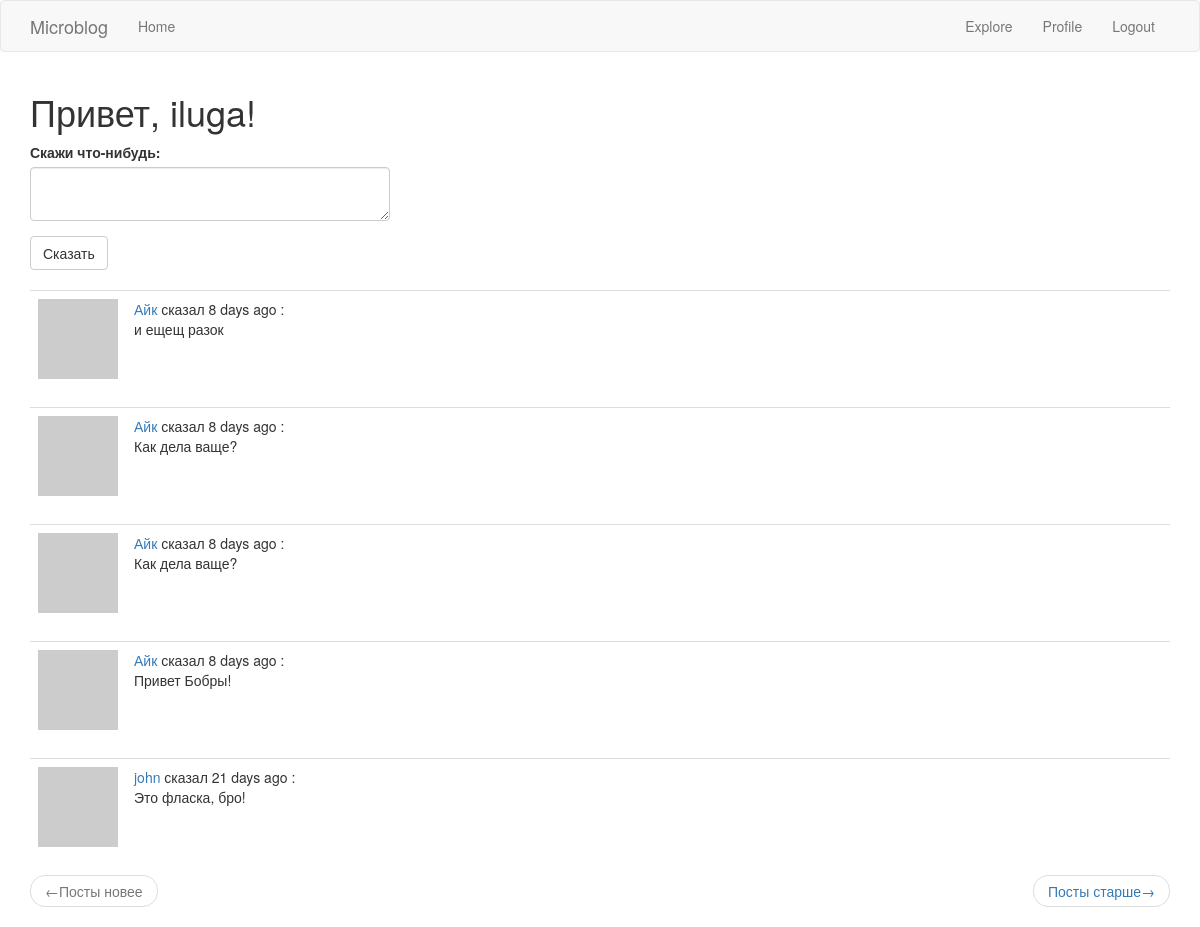
The page /index (signed in) on the database its author committed.
### app/models.py (models this page shows, shortened)
class User(UserMixin, db.Model):
    id = db.Column(db.Integer, primary_key=True)
    username = db.Column(db.String(64), index=True, unique=True)
    email = db.Column(db.String(120), index=True, unique=True)
    password_hash = db.Column(db.String(128))
    posts = db.relationship('Post', backref='author', lazy='dynamic')
    about_me = db.Column(db.String(140))
    last_seen = db.Column(db.DateTime, default=datetime.utcnow)
    followed = db.relationship(
        'User', secondary = followers,
        primaryjoin = (followers.c.follower_id == id),
        secondaryjoin = (followers.c.followed_id == id),
        backref = db.backref('followers', lazy='dynamic'), lazy='dynamic')
    def avatar(self, size):
        digest = md5(self.email.lower().encode('utf-8')).hexdigest()
        return 'https://www.gravatar.com/avatar/{}?d=identicon&s={}'.format(digest, size)
    def followed_posts(self):
        return Post.query.join(
            followers, (followers.c.followed_id == Post.user_id)).filter(
            followers.c.follower_id == self.id).order_by(
            Post.timestamp.desc())

class Post(db.Model):
    id = db.Column(db.Integer, primary_key=True)
    body = db.Column(db.String(140))
    timestamp = db.Column(db.DateTime, index=True, default=datetime.utcnow)
    user_id = db.Column(db.Integer, db.ForeignKey('user.id'))

### app/routes.py (the view)
@app.route('/', methods=['GET', 'POST'])
@app.route('/index', methods=['GET', 'POST'])
@login_required
def index():
    page = request.args.get('page', 1, type=int)
    posts = current_user.followed_posts().paginate(page, app.config['POSTS_PER_PAGE'], False)
    next_url = url_for('index', page=posts.next_num) if posts.has_next else None
    prev_url = url_for('index', page=posts.prev_num) if posts.has_prev else None
    form = PostForm()
    if form.validate_on_submit():
        post = Post(body=form.post.data, author=current_user)
        db.session.add(post)
        db.session.commit()
        flash('Ваш пост опубликован')
        return redirect(url_for('index',))
    return render_template('index.html', title='Home', form=form, posts=posts.items,
                           next_url=next_url, prev_url=prev_url)

### app/forms.py
class PostForm(FlaskForm):
    post = TextAreaField('Скажи что-нибудь:', validators=[DataRequired(), Length(min=1, max=140)])
    submit = SubmitField('Сказать')

### app/models.py (called while the page is built)
@login.user_loader
def load_user(id):
    return User.query.get(int(id))

### app/routes.py (called while the page is built)
@app.before_request
def before_request():
    if current_user.is_authenticated:
        current_user.last_seen = datetime.utcnow()
        db.session.commit()

### app/templates/index.html
{% extends 'base.html' %}
{% import 'bootstrap/wtf.html' as wtf %}
{% block app_content %}
    <h1>Привет, {{ current_user.username }}!</h1>
    {% if form %}
        <div class="row">
            <div class="col-md-4">
                {{ wtf.quick_form(form) }}<br>
            </div>
        </div>
    {% endif %}
    {% for post in posts %}
       {% include '_post.html' %}
    {% endfor %}
    <nav aria-label="...">
        <ul class="pager">
            <li class="previous {% if not prev_url %} disabled {% endif %}">
                <a href="{{ prev_url or '#' }}">
                    <span aria-hidden="true">&larr;</span>Посты новее
                </a>
            </li>
            <li class="next{% if not next_url %} disabled {% endif %}">
                <a href="{{ next_url or '#' }}">
                    <span aria-hidden="true">Посты старше</span>&rarr;
                </a>
            </li>
        </ul>
    </nav>
{% endblock %}

### app/templates/base.html (shortened to what this page needs)
{% extends 'bootstrap/base.html' %}
    {% block styles %}
        {{ super() }}
    {% endblock %}
{% block navbar %}
    <nav class="navbar navbar-default">
        <div class="container">
            <div class="navbar-header">
                <a class="navbar-brand" href="{{ url_for('index') }}">Microblog</a>
            </div>
            <div class="collapse navbar-collapse" id="bs-example-navbar-collapse-1">
                <ul class="nav navbar-nav">
                    <li><a href="{{ url_for('index') }}">Home</a></li>
                </ul>
                <ul class="nav navbar-nav navbar-right">
                    {% if current_user.is_anonymous %}
                        <li><a href="{{ url_for('login') }}">Login</a></li>
                    {% else %}
                        <li><a href="{{ url_for('explore') }}">Explore</a></li>
                        <li><a href="{{ url_for('user', username=current_user.username) }}">Profile</a></li>
                    <li><a href="{{ url_for('logout') }}">Logout</a></li>
                    {% endif %}
                </ul>
            </div>
        </div>
    </nav>
{% endblock %}
{% block content %}
    <div class="container">
        {% block app_content %}{% endblock %}
    </div>
{% endblock %}

### app/templates/_post.html
<table class="table table-hover">
    <tr>
        <td width="70px">
            <a href="{{ url_for('user', username=post.author.username) }}">
            <img src="{{ post.author.avatar(36) }}">
        </a>
        </td>
        <td>
            <a href="{{ url_for('user', username=post.author.username) }}">
            {{ post.author.username }}
            </a>
            сказал {{ moment(post.timestamp).fromNow() }} : <br>
            {{ post.body }}
        </td>
    </tr>
</table>

### rows shown on the page
User: username "iluga"
Post: author.username "Айк", timestamp "8 days ago", body "и ещещ разок"
Post: author.username "Айк", timestamp "8 days ago", body "Как дела ваще?"
Post: author.username "Айк", timestamp "8 days ago", body "Как дела ваще?"
Post: author.username "Айк", timestamp "8 days ago", body "Привет Бобры!"
Post: author.username "john", timestamp "21 days ago", body "Это фласка, бро!"
